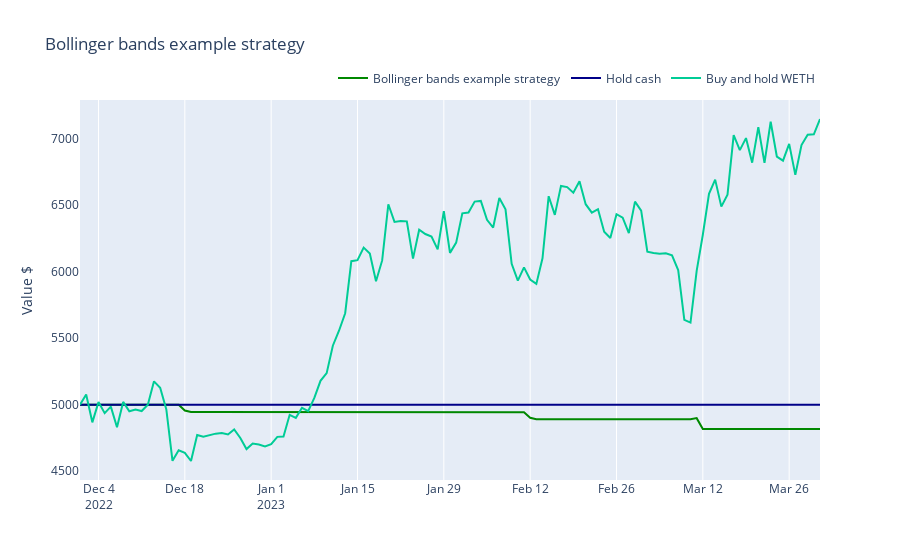

The cell this chart's notebook holds for it:
### Markdown cell above
## Benchmarking the strategy performance

Here we benchmark the strategy performance against some baseline scenarios.

- Buy and hold US dollar
- Buy and hold the underlying trading pair base asset

### Code cell
from tradeexecutor.visual.benchmark import visualise_benchmark

traded_pair = universe.universe.pairs.get_single()

fig = visualise_benchmark(
    "Bollinger bands example strategy",
    portfolio_statistics=state.stats.portfolio,
    all_cash=state.portfolio.get_initial_deposit(),
    buy_and_hold_asset_name=traded_pair.base_token_symbol,
    buy_and_hold_price_series=universe.universe.candles.get_single_pair_data()["close"],
    start_at=START_AT,
    end_at=END_AT,
    height=800
)

fig.show()
